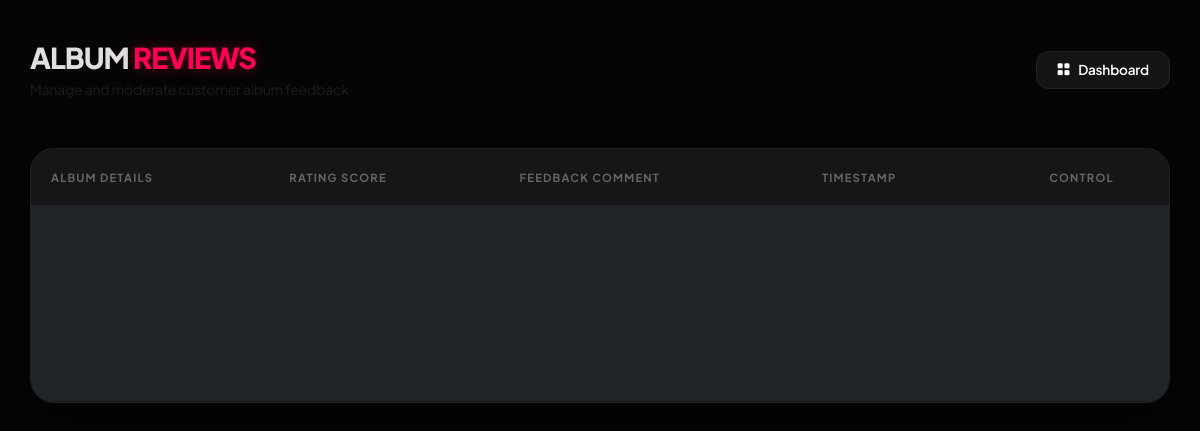
The app's page /admin/albums_review.php, older data.
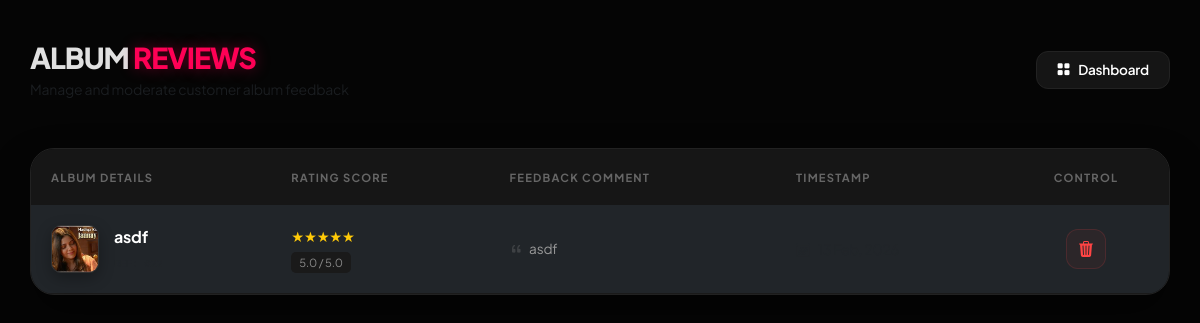
The same page, newer data.
### tables this page shows
CREATE TABLE `album_reviews` (
  `id` int(11) NOT NULL,
  `album_id` int(11) NOT NULL,
  `rating` int(11) NOT NULL,
  `comment` text NOT NULL,
  `created_at` timestamp NOT NULL DEFAULT current_timestamp()
);

CREATE TABLE `albums` (
  `id` int(11) NOT NULL,
  `title` varchar(255) NOT NULL,
  `artist` varchar(255) DEFAULT NULL,
  `year` int(11) NOT NULL,
  `genre` varchar(100) DEFAULT NULL,
  `language` varchar(100) DEFAULT NULL,
  `cover` varchar(255) DEFAULT NULL,
  `audio` varchar(255) DEFAULT NULL,
  `video` varchar(255) DEFAULT NULL,
  `created_at` timestamp NOT NULL DEFAULT current_timestamp()
);

### admin/albums_review.php (the view, shortened to what this page needs)
<?php
include "../config/db.php";
$query = "SELECT album_reviews.*, albums.title as album_name, albums.cover
        FROM album_reviews
        JOIN albums ON album_reviews.album_id = albums.id
        ORDER BY album_reviews.created_at DESC";
$result = mysqli_query($conn, $query);
?>
<!DOCTYPE html>
<html lang="en">
<head>
    <link href="https://cdn.jsdelivr.net/npm/bootstrap@5.3.0/dist/css/bootstrap.min.css" rel="stylesheet">
    <link rel="stylesheet" href="https://cdn.jsdelivr.net/npm/bootstrap-icons@1.11.1/font/bootstrap-icons.css">
</head>
<body>
    <div class="container admin-wrapper">
        <div class="d-flex justify-content-between align-items-center mb-5">
            <div>
                <h3 class="page-title m-0">ALBUM <span class="accent-glow">REVIEWS</span></h3>
                <p class="text-muted small m-0 mt-1">Manage and moderate customer album feedback</p>
            </div>
            <a href="dashboard.php" class="dash-btn">
                <i class="bi bi-grid-fill me-2"></i>Dashboard
            </a>
        </div>
        <div class="glass-card">
            <div class="table-responsive">
                <table class="table table-dark">
                    <thead>
                        <tr>
                            <th>Album Details</th>
                            <th>Rating Score</th>
                            <th>Feedback Comment</th>
                            <th>Timestamp</th>
                            <th class="text-center">Control</th>
                        </tr>
                    </thead>
                    <tbody>
                        <?php if (mysqli_num_rows($result) > 0): ?>
                            <?php while ($row = mysqli_fetch_assoc($result)): ?>
                                <tr>
                                    <td>
                                        <div class="d-flex align-items-center">
                                            <img src="uploads/albums/<?= $row['cover'] ?>" class="album-img" onerror="this.src='https://via.placeholder.com/48/111/fff?text=No+Img'">
                                            <div>
                                                <div class="fw-bold text-white"><?= htmlspecialchars($row['album_name']) ?></div>
                                                <code class="text-muted" style="font-size: 0.65rem;">REF: #<?= $row['id'] ?></code>
                                            </div>
                                        </div>
                                    </td>
                                    <td>
                                        <div class="stars">
                                            <?php for ($i = 1; $i <= 5; $i++)
                                                echo ($i <= $row['rating']) ? '★' : '<span class="star-off">★</span>';
                                            ?>
                                        </div>
                                        <span class="rating-num"><?= $row['rating'] ?>.0 / 5.0</span>
                                    </td>
                                    <td>
                                        <div class="comment-box text-truncate" title="<?= htmlspecialchars($row['comment']) ?>">
                                            <i class="bi bi-quote opacity-25 me-1"></i>
                                            <?= htmlspecialchars($row['comment']) ?>
                                        </div>
                                    </td>
                                    <td>
                                        <div class="text-muted small">
                                            <i class="bi bi-calendar3 me-2"></i><?= date('d M, Y', strtotime($row['created_at'])) ?>
                                        </div>
                                    </td>
                                    <td class="text-center">
                                        <a href="<?= basename($_SERVER['PHP_SELF']) ?>?delete=<?= $row['id'] ?>"
                                            class="btn-trash"
                                            onclick="return confirm('Purge this review from database?')">
                                            <i class="bi bi-trash3-fill"></i>
                                        </a>
                                    </td>
                                </tr>
                            <?php endwhile; ?>
                        <?php else: ?>
                            <tr>
                                <td colspan="5" class="text-center py-5">
                                    <i class="bi bi-layers text-muted fs-1 mb-3 d-block opacity-25"></i>
                                    <span class="text-muted fs-6">No album reviews available to moderate.</span>
                                </td>
                            </tr>
                        <?php endif; ?>
                    </tbody>
                </table>
            </div>
        </div>
    </div>
</body>
</html>

Row changes from the older to the newer data that the page shows:
added album_reviews: album.cover (picture), album.title "asdf", rating "5", comment "asdf"
